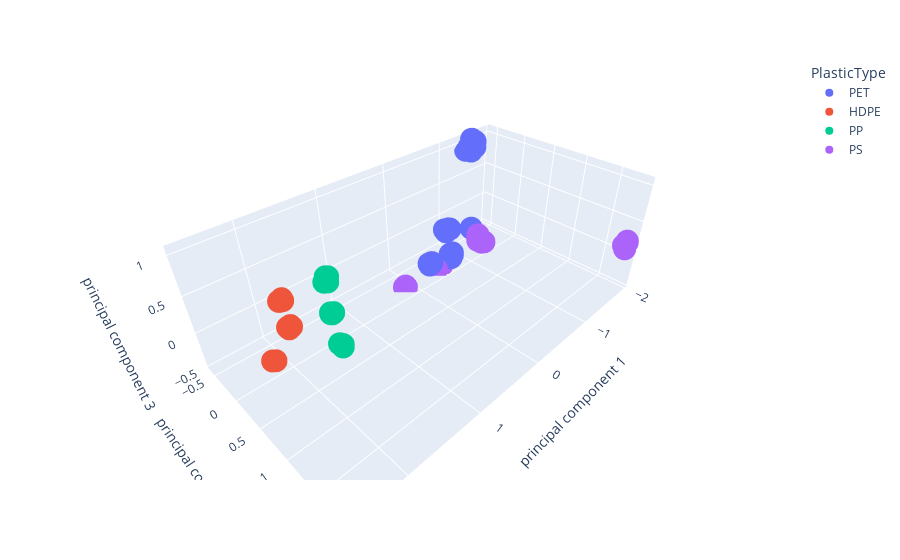

The cell this chart's notebook holds for it:
### Code cell
fig = px.scatter_3d(principalDf, x='principal component 1', y='principal component 2', z='principal component 3', color='PlasticType', hover_data=['Name'])
fig.show()

### Figure 1 — Plotly figure (JSON) as saved in the notebook; plotly's stock layout.template omitted (floating-point values rounded to 4 significant figures)
{"data": [{"customdata": [["A01A"], ["A01A"], ["A01A"], ["A01A"], ["A01A"], ["A01A"], ["A01A"], ["A01A"], ["A02A"], ["A02A"], ["A02A"], ["A02A"], ["A02A"], ["A03A"], ["A03A"], ["A03A"], ["A03A"], ["A03A"], ["A03A"], ["A03A"], ["A04A"], ["A04A"], ["A04A"], ["A04A"], ["A04A"], ["A04A"]], "hovertemplate": "PlasticType=PET<br>principal component 1=%{x}<br>principal component 2=%{y}<br>principal component 3=%{z}<br>Name=%{customdata[0]}<extra></extra>", "legendgroup": "PET", "marker": {"color": "#636efa", "symbol": "circle"}, "mode": "markers", "name": "PET", "scene": "scene", "showlegend": true, "type": "scatter3d", "x": [-0.6701, -0.6764, -0.6927, -0.7132, -0.6936, -0.6709, -0.6376, -1.157, -0.8719, -0.8239, -0.8408, -0.8848, -0.8223, -1.466, -1.53, -1.55, -1.519, -1.511, -1.417, -1.461, -0.3748, -0.3554, -0.3687, -0.353, -0.3624, -0.3947], "y": [-0.1088, -0.1295, -0.1332, -0.1216, -0.1034, -0.0965, -0.07622, -0.169, -0.3564, -0.3602, -0.3535, -0.3428, -0.3879, -0.4992, -0.4889, -0.5081, -0.479, -0.5369, -0.5584, -0.5919, -0.2226, -0.2307, -0.225, -0.2132, -0.2293, -0.218], "z": [-0.3223, -0.3081, -0.3085, -0.2982, -0.3101, -0.3176, -0.3222, -0.09423, -0.06453, -0.0943, -0.06924, -0.06698, -0.07292, 0.9068, 1.035, 1.019, 0.9596, 1.058, 0.9155, 0.9699, -0.3735, -0.366, -0.3713, -0.3772, -0.3663, -0.3584]}, {"customdata": [["B01A"], ["B01A"], ["B01A"], ["B01A"], ["B01A"], ["B03A"], ["B03A"], ["B04A"], ["B04A"], ["B04A"], ["B04A"]], "hovertemplate": "PlasticType=HDPE<br>principal component 1=%{x}<br>principal component 2=%{y}<br>principal component 3=%{z}<br>Name=%{customdata[0]}<extra></extra>", "legendgroup": "HDPE", "marker": {"color": "#EF553B", "symbol": "circle"}, "mode": "markers", "name": "HDPE", "scene": "scene", "showlegend": true, "type": "scatter3d", "x": [1.94, 1.956, 1.941, 1.996, 1.985, 2.514, 2.554, 2.042, 1.99, 2.037, 2.0], "y": [-0.06505, -0.02755, -0.04569, -0.0186, -0.02943, 0.8628, 0.8982, 0.1607, 0.1388, 0.1794, 0.136], "z": [0.3902, 0.3953, 0.3761, 0.4136, 0.4003, 0.5606, 0.612, 0.1992, 0.1629, 0.1874, 0.182]}, {"customdata": [["E01A"], ["E01A"], ["E01A"], ["E01A"], ["E02A"], ["E02A"], ["E02A"], ["E02A"], ["E05A"], ["E05A"], ["E05A"], ["E05A"], ["E05A"]], "hovertemplate": "PlasticType=PP<br>principal component 1=%{x}<br>principal component 2=%{y}<br>principal component 3=%{z}<br>Name=%{customdata[0]}<extra></extra>", "legendgroup": "PP", "marker": {"color": "#00cc96", "symbol": "circle"}, "mode": "markers", "name": "PP", "scene": "scene", "showlegend": true, "type": "scatter3d", "x": [1.574, 1.581, 1.595, 1.556, 1.203, 1.14, 1.247, 1.165, 1.36, 1.395, 1.406, 1.402, 1.389], "y": [0.3518, 0.4095, 0.3688, 0.3752, -0.3625, -0.4562, -0.3753, -0.4668, -0.06312, -0.07117, -0.05094, -0.05747, -0.04832], "z": [-0.221, -0.2205, -0.1911, -0.2249, 0.06557, 0.06097, 0.0777, 0.06845, -0.1423, -0.1283, -0.1228, -0.1272, -0.1348]}, {"customdata": [["F01A"], ["F01A"], ["F01A"], ["F01A"], ["F02A"], ["F02A"], ["F02A"], ["F02A"], ["F03A"], ["F03A"], ["F03A"], ["F03A"], ["F04A"], ["F04A"], ["F04A"], ["F04A"], ["F04A"], ["F04A"], ["F04A"], ["F04A"]], "hovertemplate": "PlasticType=PS<br>principal component 1=%{x}<br>principal component 2=%{y}<br>principal component 3=%{z}<br>Name=%{customdata[0]}<extra></extra>", "legendgroup": "PS", "marker": {"color": "#ab63fa", "symbol": "circle"}, "mode": "markers", "name": "PS", "scene": "scene", "showlegend": true, "type": "scatter3d", "x": [-0.4189, -0.4794, -0.4942, -0.5138, -1.878, -1.858, -1.904, -1.877, 0.1455, 0.141, 0.1607, 0.1646, -1.182, -1.142, -1.159, -1.166, -1.187, -1.166, -1.168, -1.17], "y": [-0.149, -0.1736, -0.1531, -0.1427, 1.805, 1.837, 1.829, 1.841, -0.1744, -0.1648, -0.1792, -0.1705, -0.05723, -0.01827, -0.0396, -0.04101, 0.05939, 0.02107, 0.03245, 0.03515], "z": [-0.4547, -0.4343, -0.4342, -0.4323, 0.1709, 0.1433, 0.2356, 0.2382, -0.4612, -0.4751, -0.4742, -0.4762, -0.1703, -0.2317, -0.2054, -0.201, -0.2417, -0.2458, -0.25, -0.2414]}], "layout": {"legend": {"title": {"text": "PlasticType"}, "tracegroupgap": 0}, "margin": {"t": 60}, "scene": {"domain": {"x": [0, 1], "y": [0, 1]}, "xaxis": {"title": {"text": "principal component 1"}}, "yaxis": {"title": {"text": "principal component 2"}}, "zaxis": {"title": {"text": "principal component 3"}}}}}
